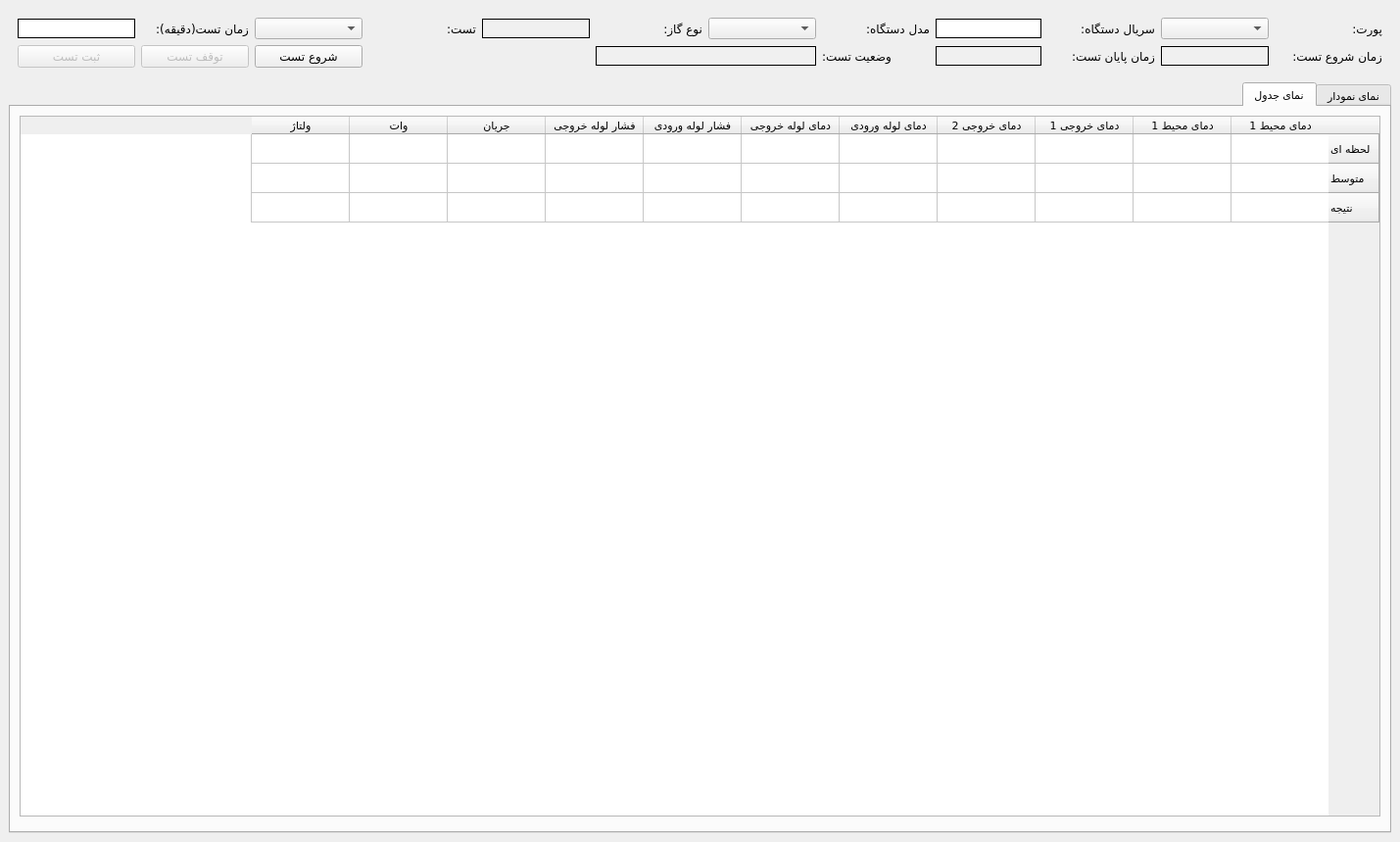
<?xml version="1.0" encoding="UTF-8"?>
<ui version="4.0">
 <class>NewTestPage</class>
 <widget class="QMainWindow" name="NewTestPage">
  <property name="geometry">
   <rect>
    <x>0</x>
    <y>0</y>
    <width>1429</width>
    <height>859</height>
   </rect>
  </property>
  <property name="windowTitle">
   <string>MainWindow</string>
  </property>
  <widget class="QWidget" name="centralwidget">
   <layout class="QVBoxLayout" name="verticalLayout">
    <item>
     <widget class="QFrame" name="Test_Properties">
      <property name="frameShape">
       <enum>QFrame::NoFrame</enum>
      </property>
      <layout class="QGridLayout" name="gridLayout">
       <item row="1" column="45">
        <widget class="QLabel" name="label_21">
         <property name="font">
          <font>
           <family>IRANSansWeb(FaNum)</family>
          </font>
         </property>
         <property name="locale">
          <locale language="Persian" country="Iran"/>
         </property>
         <property name="text">
          <string>زمان شروع تست:</string>
         </property>
        </widget>
       </item>
       <item row="1" column="42">
        <widget class="QLabel" name="endTime">
         <property name="maximumSize">
          <size>
           <width>16777215</width>
           <height>20</height>
          </size>
         </property>
         <property name="styleSheet">
          <string notr="true">background-color: rgb(240, 240, 240);
border: 1px solid black;</string>
         </property>
         <property name="text">
          <string/>
         </property>
        </widget>
       </item>
       <item row="0" column="40">
        <widget class="QComboBox" name="widgetModel"/>
       </item>
       <item row="1" column="43">
        <widget class="QLabel" name="label_7">
         <property name="font">
          <font>
           <family>IRANSansWeb(FaNum)</family>
          </font>
         </property>
         <property name="text">
          <string>زمان پایان تست:</string>
         </property>
        </widget>
       </item>
       <item row="0" column="44">
        <widget class="QComboBox" name="widgetPort"/>
       </item>
       <item row="1" column="34">
        <widget class="QPushButton" name="stopButton">
         <property name="enabled">
          <bool>false</bool>
         </property>
         <property name="font">
          <font>
           <family>IRANSansWeb(FaNum)</family>
          </font>
         </property>
         <property name="text">
          <string>توقف تست</string>
         </property>
        </widget>
       </item>
       <item row="0" column="45">
        <widget class="QLabel" name="label_17">
         <property name="font">
          <font>
           <family>IRANSansWeb(FaNum)</family>
          </font>
         </property>
         <property name="locale">
          <locale language="Persian" country="Iran"/>
         </property>
         <property name="text">
          <string>پورت:</string>
         </property>
        </widget>
       </item>
       <item row="0" column="39">
        <widget class="QLabel" name="label_6">
         <property name="font">
          <font>
           <family>IRANSansWeb(FaNum)</family>
          </font>
         </property>
         <property name="text">
          <string>نوع گاز:</string>
         </property>
        </widget>
       </item>
       <item row="0" column="34">
        <widget class="QLabel" name="label_12">
         <property name="font">
          <font>
           <family>IRANSansWeb(FaNum)</family>
          </font>
         </property>
         <property name="locale">
          <locale language="Persian" country="Iran"/>
         </property>
         <property name="text">
          <string>زمان تست(دقیقه):</string>
         </property>
        </widget>
       </item>
       <item row="0" column="36">
        <widget class="QLabel" name="label">
         <property name="font">
          <font>
           <family>IRANSansWeb(FaNum)</family>
           <bold>false</bold>
          </font>
         </property>
         <property name="text">
          <string>تست:</string>
         </property>
        </widget>
       </item>
       <item row="0" column="42">
        <widget class="QLineEdit" name="motorId">
         <property name="enabled">
          <bool>true</bool>
         </property>
         <property name="sizePolicy">
          <sizepolicy hsizetype="Fixed" vsizetype="Fixed">
           <horstretch>0</horstretch>
           <verstretch>0</verstretch>
          </sizepolicy>
         </property>
         <property name="minimumSize">
          <size>
           <width>0</width>
           <height>20</height>
          </size>
         </property>
         <property name="maximumSize">
          <size>
           <width>16777215</width>
           <height>20</height>
          </size>
         </property>
         <property name="styleSheet">
          <string notr="true">background-color: rgb(255, 255, 255);
border: 1px solid black;</string>
         </property>
        </widget>
       </item>
       <item row="0" column="41">
        <widget class="QLabel" name="label_14">
         <property name="font">
          <font>
           <family>IRANSansWeb(FaNum)</family>
          </font>
         </property>
         <property name="locale">
          <locale language="Persian" country="Iran"/>
         </property>
         <property name="text">
          <string>مدل دستگاه:</string>
         </property>
        </widget>
       </item>
       <item row="1" column="44">
        <widget class="QLabel" name="startTime">
         <property name="maximumSize">
          <size>
           <width>16777215</width>
           <height>20</height>
          </size>
         </property>
         <property name="styleSheet">
          <string notr="true">background-color: rgb(240, 240, 240);
border: 1px solid black;</string>
         </property>
         <property name="text">
          <string/>
         </property>
        </widget>
       </item>
       <item row="1" column="39" colspan="2">
        <widget class="QLabel" name="testResult">
         <property name="maximumSize">
          <size>
           <width>16777215</width>
           <height>20</height>
          </size>
         </property>
         <property name="styleSheet">
          <string notr="true">background-color: rgb(240, 240, 240);
border: 1px solid black;</string>
         </property>
         <property name="text">
          <string>&lt;html&gt;&lt;head/&gt;&lt;body&gt;&lt;p align=&quot;center&quot;&gt;&lt;br/&gt;&lt;/p&gt;&lt;/body&gt;&lt;/html&gt;</string>
         </property>
        </widget>
       </item>
       <item row="1" column="35">
        <widget class="QPushButton" name="fetchButton">
         <property name="font">
          <font>
           <family>IRANSansWeb(FaNum)</family>
          </font>
         </property>
         <property name="text">
          <string>شروع تست</string>
         </property>
        </widget>
       </item>
       <item row="0" column="35">
        <widget class="QComboBox" name="widgetTestType">
         <property name="minimumSize">
          <size>
           <width>0</width>
           <height>20</height>
          </size>
         </property>
        </widget>
       </item>
       <item row="1" column="33">
        <widget class="QPushButton" name="saveButton">
         <property name="enabled">
          <bool>false</bool>
         </property>
         <property name="font">
          <font>
           <family>IRANSansWeb(FaNum)</family>
          </font>
         </property>
         <property name="text">
          <string>ثبت تست</string>
         </property>
        </widget>
       </item>
       <item row="1" column="41">
        <widget class="QLabel" name="label_20">
         <property name="font">
          <font>
           <family>IRANSansWeb(FaNum)</family>
           <bold>false</bold>
          </font>
         </property>
         <property name="layoutDirection">
          <enum>Qt::LeftToRight</enum>
         </property>
         <property name="locale">
          <locale language="Persian" country="Iran"/>
         </property>
         <property name="text">
          <string>&lt;html&gt;&lt;head/&gt;&lt;body&gt;&lt;p&gt;:وضعیت تست&lt;/p&gt;&lt;/body&gt;&lt;/html&gt;</string>
         </property>
        </widget>
       </item>
       <item row="0" column="37">
        <widget class="QLabel" name="gasType">
         <property name="minimumSize">
          <size>
           <width>0</width>
           <height>20</height>
          </size>
         </property>
         <property name="maximumSize">
          <size>
           <width>16777215</width>
           <height>20</height>
          </size>
         </property>
         <property name="styleSheet">
          <string notr="true">background-color: rgb(240, 240, 240);
border: 1px solid black;</string>
         </property>
         <property name="text">
          <string>&lt;html&gt;&lt;head/&gt;&lt;body&gt;&lt;p align=&quot;center&quot;&gt;&lt;br/&gt;&lt;/p&gt;&lt;/body&gt;&lt;/html&gt;</string>
         </property>
        </widget>
       </item>
       <item row="0" column="43">
        <widget class="QLabel" name="label_19">
         <property name="font">
          <font>
           <family>IRANSansWeb(FaNum)</family>
          </font>
         </property>
         <property name="locale">
          <locale language="Persian" country="Iran"/>
         </property>
         <property name="text">
          <string>سریال دستگاه:</string>
         </property>
        </widget>
       </item>
       <item row="0" column="33">
        <widget class="QLineEdit" name="durationTemp">
         <property name="maximumSize">
          <size>
           <width>120</width>
           <height>20</height>
          </size>
         </property>
         <property name="styleSheet">
          <string notr="true">background-color: rgb(255, 255, 255);
border: 1px solid black;
</string>
         </property>
        </widget>
       </item>
      </layout>
     </widget>
    </item>
    <item>
     <widget class="QTabWidget" name="tabWidget">
      <property name="font">
       <font>
        <pointsize>8</pointsize>
       </font>
      </property>
      <property name="layoutDirection">
       <enum>Qt::RightToLeft</enum>
      </property>
      <property name="locale">
       <locale language="Persian" country="Iran"/>
      </property>
      <property name="currentIndex">
       <number>1</number>
      </property>
      <widget class="QWidget" name="tabTablePlot">
       <property name="font">
        <font>
         <pointsize>8</pointsize>
        </font>
       </property>
       <property name="toolTip">
        <string>&lt;html&gt;&lt;head/&gt;&lt;body&gt;&lt;p&gt;&lt;br/&gt;&lt;/p&gt;&lt;/body&gt;&lt;/html&gt;</string>
       </property>
       <property name="whatsThis">
        <string>&lt;html&gt;&lt;head/&gt;&lt;body&gt;&lt;p&gt;&lt;br/&gt;&lt;/p&gt;&lt;/body&gt;&lt;/html&gt;</string>
       </property>
       <attribute name="title">
        <string>نمای نمودار</string>
       </attribute>
       <layout class="QVBoxLayout" name="verticalLayout_2">
        <item>
         <widget class="QScrollArea" name="Charts_Area">
          <property name="widgetResizable">
           <bool>true</bool>
          </property>
          <widget class="QWidget" name="scrollAreaWidgetContents">
           <property name="geometry">
            <rect>
             <x>0</x>
             <y>0</y>
             <width>1362</width>
             <height>2000</height>
            </rect>
           </property>
           <layout class="QGridLayout" name="gridLayout_2">
            <property name="leftMargin">
             <number>0</number>
            </property>
            <property name="topMargin">
             <number>0</number>
            </property>
            <property name="rightMargin">
             <number>0</number>
            </property>
            <property name="bottomMargin">
             <number>0</number>
            </property>
            <property name="horizontalSpacing">
             <number>0</number>
            </property>
            <item row="0" column="0">
             <widget class="QFrame" name="frame">
              <property name="minimumSize">
               <size>
                <width>1000</width>
                <height>2000</height>
               </size>
              </property>
              <property name="styleSheet">
               <string notr="true"/>
              </property>
              <property name="frameShape">
               <enum>QFrame::NoFrame</enum>
              </property>
             </widget>
            </item>
           </layout>
          </widget>
         </widget>
        </item>
       </layout>
      </widget>
      <widget class="QWidget" name="tabTable">
       <attribute name="title">
        <string>نمای جدول</string>
       </attribute>
       <layout class="QGridLayout" name="gridLayout_3">
        <item row="1" column="0">
         <widget class="QWidget" name="widget" native="true"/>
        </item>
        <item row="0" column="0">
         <widget class="QTableWidget" name="tableAverage">
          <property name="sizePolicy">
           <sizepolicy hsizetype="Expanding" vsizetype="Expanding">
            <horstretch>0</horstretch>
            <verstretch>0</verstretch>
           </sizepolicy>
          </property>
          <property name="minimumSize">
           <size>
            <width>0</width>
            <height>100</height>
           </size>
          </property>
          <property name="font">
           <font>
            <family>IRANSansWeb(FaNum)</family>
            <pointsize>8</pointsize>
           </font>
          </property>
          <property name="layoutDirection">
           <enum>Qt::RightToLeft</enum>
          </property>
          <property name="styleSheet">
           <string notr="true"/>
          </property>
          <property name="locale">
           <locale language="Persian" country="Iran"/>
          </property>
          <property name="verticalScrollBarPolicy">
           <enum>Qt::ScrollBarAsNeeded</enum>
          </property>
          <property name="horizontalScrollBarPolicy">
           <enum>Qt::ScrollBarAsNeeded</enum>
          </property>
          <property name="sizeAdjustPolicy">
           <enum>QAbstractScrollArea::AdjustIgnored</enum>
          </property>
          <property name="editTriggers">
           <set>QAbstractItemView::NoEditTriggers</set>
          </property>
          <property name="sortingEnabled">
           <bool>true</bool>
          </property>
          <attribute name="horizontalHeaderCascadingSectionResizes">
           <bool>true</bool>
          </attribute>
          <attribute name="horizontalHeaderDefaultSectionSize">
           <number>100</number>
          </attribute>
          <attribute name="horizontalHeaderShowSortIndicator" stdset="0">
           <bool>false</bool>
          </attribute>
          <attribute name="horizontalHeaderStretchLastSection">
           <bool>false</bool>
          </attribute>
          <row>
           <property name="text">
            <string>لحظه ای</string>
           </property>
          </row>
          <row>
           <property name="text">
            <string>متوسط</string>
           </property>
          </row>
          <row>
           <property name="text">
            <string>نتیجه</string>
           </property>
          </row>
          <column>
           <property name="text">
            <string>دمای محیط 1</string>
           </property>
          </column>
          <column>
           <property name="text">
            <string>دمای محیط 1</string>
           </property>
          </column>
          <column>
           <property name="text">
            <string>دمای خروجی 1</string>
           </property>
          </column>
          <column>
           <property name="text">
            <string>دمای خروجی 2</string>
           </property>
          </column>
          <column>
           <property name="text">
            <string>دمای لوله ورودی</string>
           </property>
          </column>
          <column>
           <property name="text">
            <string>دمای لوله خروجی</string>
           </property>
          </column>
          <column>
           <property name="text">
            <string>فشار لوله ورودی</string>
           </property>
          </column>
          <column>
           <property name="text">
            <string>فشار لوله خروجی</string>
           </property>
          </column>
          <column>
           <property name="text">
            <string>جریان</string>
           </property>
          </column>
          <column>
           <property name="text">
            <string>وات</string>
           </property>
          </column>
          <column>
           <property name="text">
            <string>ولتاژ</string>
           </property>
          </column>
         </widget>
        </item>
       </layout>
      </widget>
     </widget>
    </item>
   </layout>
  </widget>
 </widget>
 <tabstops>
  <tabstop>widgetPort</tabstop>
  <tabstop>motorId</tabstop>
  <tabstop>widgetModel</tabstop>
  <tabstop>Charts_Area</tabstop>
  <tabstop>tabWidget</tabstop>
 </tabstops>
 <resources/>
 <connections/>
</ui>
